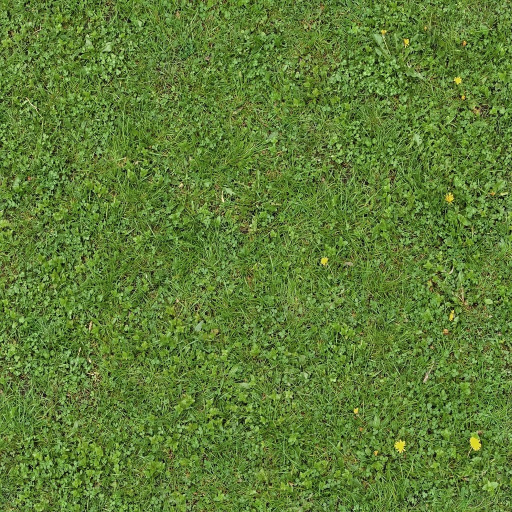
#> input picture assets/tex/grass.jpg, 1024 x 1024 px, given in place of grass.png, which was not available (shown at 1/2 size)
$ python make-assets.py ../assets/tex/grass.jpg ../assets/tex/grass_n.jpg
#> lines starting #> are read from the running program, lines starting #| are printed output that depends on the picture; pictures that were not available may be replaced by others from this repository, and a replacement may not be noted
#!/usr/bin/env python3
"""Bereitet Foto-Texturen und HDRIs für die 3D-Grafik auf.

Quellen:
  - Texturen: Babylon.js Assets (CC BY 4.0), https://github.com/BabylonJS/Assets
  - HDRIs:    Poly Haven (CC0), über das npm-Paket @pmndrs/assets

Aufruf:  python3 tools/make-assets.py <ordner-mit-babylon-texturen> <ordner-mit-pmndrs-hdri-js>
Ergebnis: assets/tex/*.jpg|png und assets/hdri/*.exr

Die Texturen werden verkleinert, gleichmäßiger ausgeleuchtet und bekommen aus der Helligkeit
berechnete, kachelbare Normal-Maps.
"""
import base64
import os
import re
import sys

import numpy as np
from PIL import Image, ImageFilter

ROOT = os.path.join(os.path.dirname(__file__), '..')
OUT_T = os.path.join(ROOT, 'assets', 'tex')
OUT_H = os.path.join(ROOT, 'assets', 'hdri')


def load(src, name, size, mode='RGB'):
#> called with src = '../assets/tex/grass.jpg', name = 'grass.png', size = 1024, mode = 'RGB'
    im = Image.open(os.path.join(src, name)).convert(mode)
#> im is the input picture: PIL image 1024x1024 RGB; mean R, G, B 95.1, 125.9, 54.4
    return im.resize((size, size), Image.LANCZOS) if size else im


def flatten(im, radius):
    """Großflächige Helligkeitsunterschiede entfernen, damit Kacheln nicht als Muster auffallen."""
#> called with radius = 90
    a = np.asarray(im).astype(np.float32)
    low = np.asarray(im.filter(ImageFilter.GaussianBlur(radius))).astype(np.float32)
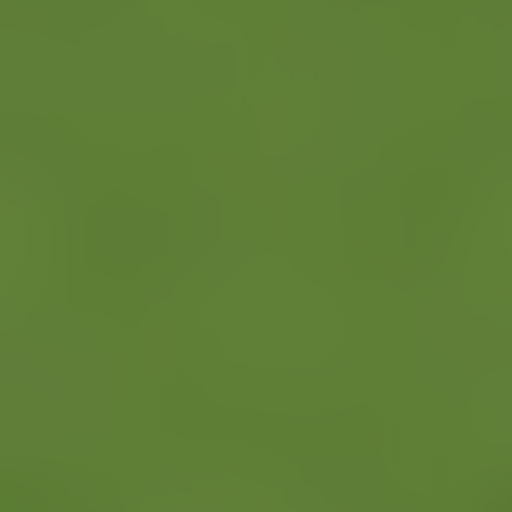
#> low: shape (1024, 1024, 3) float32 (shown at 1/2 size); mean R, G, B 95.6, 127.1, 54.7
    mean = a.reshape(-1, 3).mean(0)
#> mean = [95.08, 125.9, 54.36]
    out = a - low + mean
    return Image.fromarray(np.clip(out, 0, 255).astype(np.uint8))


def normal_from(im, strength, blur=1.2):
    """Kachelbare Normal-Map aus der Helligkeit (OpenGL-Konvention, grün nach oben)."""
#> called with strength = 6, blur = 1.2
    g = im.convert('L').filter(ImageFilter.GaussianBlur(blur))
    h = np.asarray(g).astype(np.float32) / 255.0
    dx = (np.roll(h, 1, axis=1) - np.roll(h, -1, axis=1)) * strength
    dy = (np.roll(h, -1, axis=0) - np.roll(h, 1, axis=0)) * strength
    nz = np.ones_like(h)
    n = np.stack([dx, dy, nz], axis=-1)
    n /= np.linalg.norm(n, axis=-1, keepdims=True)
    rgb = ((n * 0.5 + 0.5) * 255).astype(np.uint8)
    return Image.fromarray(rgb)


def save(im, name, q=86):
    path = os.path.join(OUT_T, name)
    if name.endswith('.png'):
        im.save(path, optimize=True)
    else:
        im.convert('RGB').save(path, quality=q, optimize=True, progressive=True)
    print(f'{name:22s} {os.path.getsize(path) // 1024:5d} KB')


def main(bab, hdri):
    os.makedirs(OUT_T, exist_ok=True)
    os.makedirs(OUT_H, exist_ok=True)

    grass = flatten(load(bab, 'grass.png', 1024), 90)
    save(grass, 'grass.jpg')
    save(normal_from(grass, 6), 'grass_n.jpg', 90)
#| grass_n.jpg              452 KB

    dirt = flatten(load(bab, 'dirt.jpg', 1024), 120)
#> call 2 of load, with src = '../assets/tex/grass.jpg', name = 'dirt.jpg', size = 1024, mode = 'RGB'
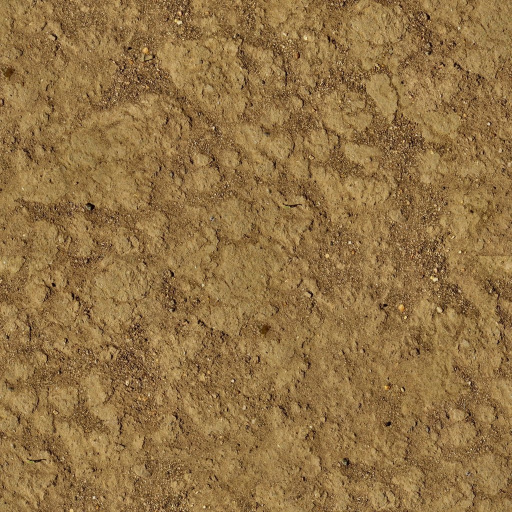
#> input picture assets/tex/dirt.jpg, 1024 x 1024 px, found by its file name (shown at 1/2 size)
#> in load, im is the input picture: PIL image 1024x1024 RGB; mean R, G, B 146.1, 114.2, 68.2
#> call 2 of flatten, with radius = 120
#> in flatten (call 2), `low = np.asarray(im.filter(ImageFilter.GaussianBlur(radius))).astype(n..`:
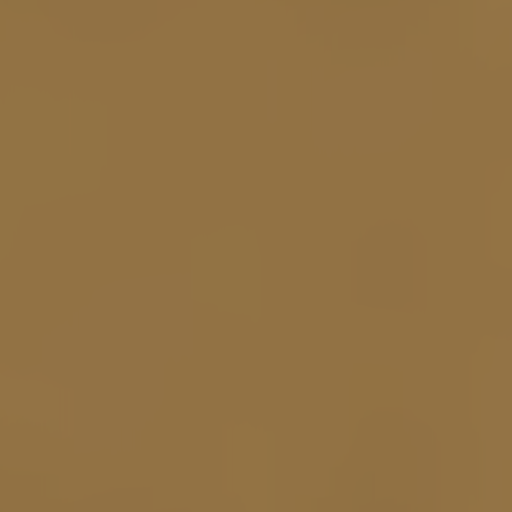
#> low: shape (1024, 1024, 3) float32 (shown at 1/2 size); mean R, G, B 144.4, 112.8, 67.8
#> in flatten (call 2), `mean = a.reshape(-1, 3).mean(0)`: mean = [146.1, 114.3, 68.23]
    save(dirt, 'dirt.jpg')
    save(normal_from(dirt, 9, 1.0), 'dirt_n.jpg', 90)
#> call 2 of normal_from, with strength = 9, blur = 1
#> in normal_from (call 2), `g = im.convert('L').filter(ImageFilter.GaussianBlur(blur))`:
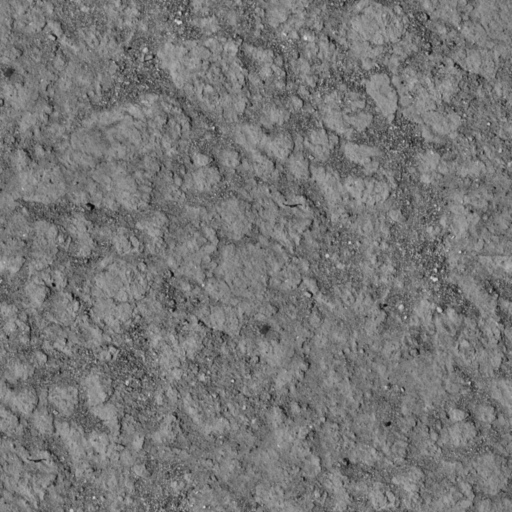
#> g: PIL image 1024x1024 L (shown at 1/2 size); min 6, max 218, mean 118.1
#> in normal_from (call 2), `dy = (np.roll(h, -1, axis=0) - np.roll(h, 1, axis=0)) * strength`:
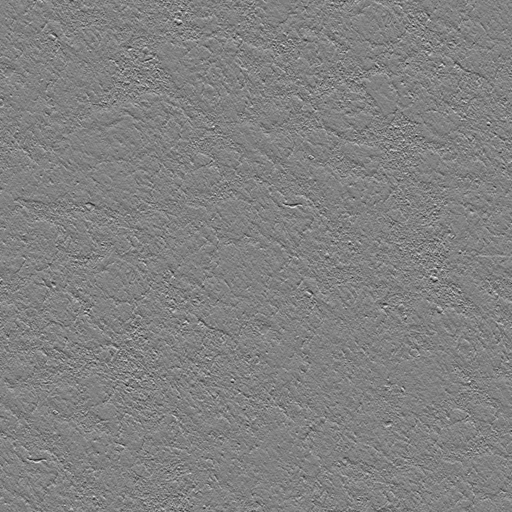
#> dy: shape (1024, 1024) float32 (shown at 1/2 size); min -3.18, max 3.07, mean 2.91e-11; drawn with min black and max white
#> in normal_from (call 2), `n = np.stack([dx, dy, nz], axis=-1)`:
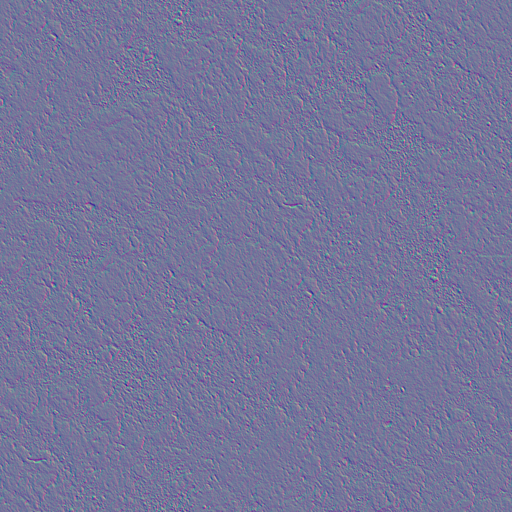
#> n: shape (1024, 1024, 3) float32 (shown at 1/2 size); mean of channels 0, 1, 2 -8.38e-11, 7.73e-09, 1; drawn with min black and max white
#> in normal_from (call 2), `n /= np.linalg.norm(n, axis=-1, keepdims=True)`:
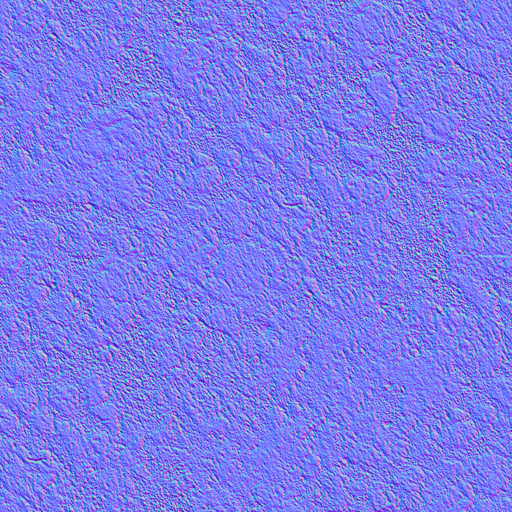
#> n: shape (1024, 1024, 3) float32 (shown at 1/2 size); mean of channels 0, 1, 2 -0.00482, -0.00108, 0.857; drawn with min black and max white
#| dirt_n.jpg               535 KB

    gravel = flatten(load(bab, 'rockyGround_basecolor.png', 1024), 120)
    save(gravel, 'gravel.jpg')
    save(load(bab, 'rockyGround_normal.png', 1024), 'gravel_n.jpg', 90)

    wood = load(bab, 'woodAlbedo.png', 512)
    save(wood, 'wood.jpg')
    save(normal_from(wood, 4), 'wood_n.jpg', 90)

    canopy = load(bab, 'tree.png', 512, 'RGBA')
    save(canopy, 'canopy.png')

    save(load(bab, 'waterbump.png', 256), 'water_n.jpg', 90)

    for name in ['forest', 'sunrise', 'sunset', 'night']:
        src = open(os.path.join(hdri, f'{name}.exr.js')).read()
        b64 = re.search(r"base64,([A-Za-z0-9+/=]+)", src).group(1)
        path = os.path.join(OUT_H, f'{name}.exr')
        with open(path, 'wb') as f:
            f.write(base64.b64decode(b64))
        print(f'hdri/{name}.exr       {os.path.getsize(path) // 1024:5d} KB')


if __name__ == '__main__':
    if len(sys.argv) != 3:
        print(__doc__)
        sys.exit(1)
#> (the run stopped early here; a loop or call above may not have finished)
